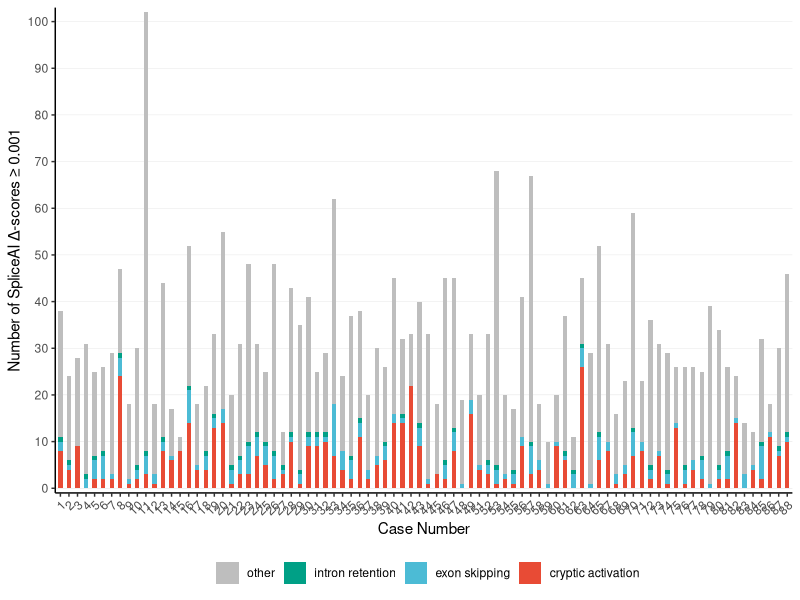
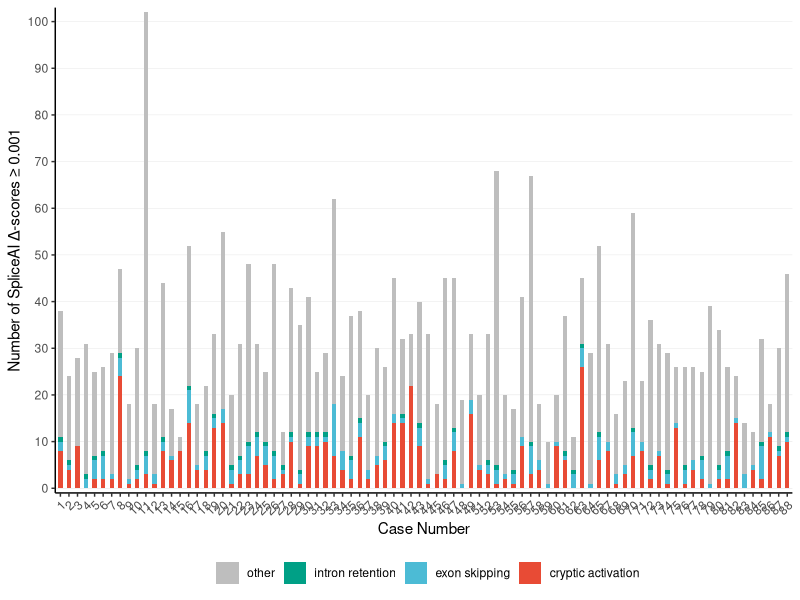

The R source for these figures, in order:
## ---- chunk 1
library(data.table)
library(tidyverse)
theme_set(theme_classic())
options(scipen=999)
library(openxlsx)
wb <- createWorkbook()
## ---- chunk 2
merged_data <- fread('../ref/vars_events_prediction.tsv')
## ---- chunk 3
case_numbers <- unique(merged_data[variant_category == 'ours', .(curated_record_id)]) %>%
  mutate(case_number = 1:88)

preds <- fread('../ref/sai_preds_complete.csv')
preds <- unique(merged_data[, .(curated_record_id, variant_category)])[preds, on = .(curated_record_id)]
preds <- case_numbers[preds, on = .(curated_record_id)]
preds <- preds[variant_category == 'ours']

convert <- data.frame(splicing_event_class = unique(preds$splicing_event_class),
                      class_lab = c('other', 'other', 'exon skipping', 
                                    'cryptic activation', 'mis-splicing', 
                                    'intron retention', 'cryptic activation',
                                   'other', 'other'))


plotdat = preds %>% 
  left_join(convert, by = 'splicing_event_class') %>%
  filter(splicing_event_class != 'mis-splicing') %>%
  group_by(case_number,class_lab) %>%
  tally() %>% ungroup() %>% group_by(case_number) %>%
  mutate(total_preds = sum(n)) %>% arrange(total_preds) %>% 
  ungroup() %>%
  mutate(class_lab = factor(class_lab, levels = c('other', 'intron retention', 'exon skipping', 'cryptic activation'))) 

plotdat %>%
  ggplot(aes(x = factor(case_number), y = n, fill = class_lab)) +
  geom_bar(stat = 'identity', width = 0.5) +
  scale_y_continuous(breaks = seq(0,110,10), expand = c(0,1)) +
  scale_fill_manual(values = rev(c('#e84b35','#4cbbd5','#00a086', 'grey')))+
  theme(panel.grid.major.y = element_line(colour = "lightgrey", size = 0.1),
        panel.grid.minor.y = element_blank(),
        panel.grid.major.x = element_blank(),
        panel.grid.minor.x = element_blank(),
        axis.text.x = element_text(angle = 45, hjust = 1),
        legend.position = 'bottom') +
  ylab('Number of SpliceAI \u0394-scores \u2265 0.001') + xlab('Case Number') + labs(fill = '') 

ggsave('../figs/S4.pdf', height = 3, width = 13)

addWorksheet(wb, "figure_E4")
writeData(wb, "figure_E4", as.data.frame(plotdat), startRow = 1, startCol = 1)
saveWorkbook(wb, file = "../figs/source_data/source_data_extended_data_fig_4.xlsx", overwrite = TRUE)
## ---- chunk 4
table(preds$splicing_event_class)

plotdat %>%
  filter(class_lab != 'other') %>%
  group_by(case_number) %>%
  mutate(total = sum(n)) %>% arrange(case_number) %>%
  arrange(-total)
